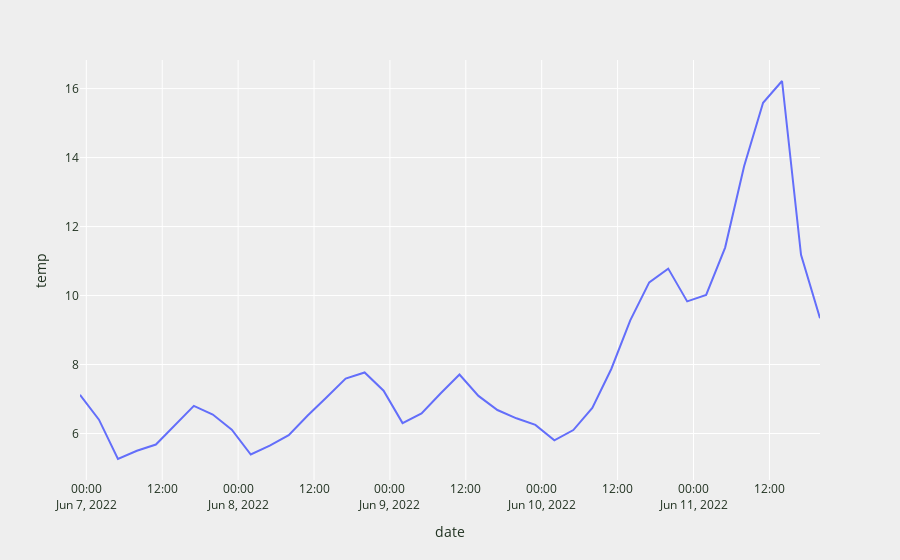

Notebook cell for this chart:
### Code cell
graph_meteo = px.line(df_meteo, x='date', y='temp')
graph_meteo.update_layout(
    plot_bgcolor=colors['background'],
    paper_bgcolor=colors['background'],
    font_color=colors['text']
)

### Figure 1 — Plotly figure (JSON) as saved in the notebook; plotly's stock layout.template omitted (floating-point values rounded to 4 significant figures)
{"data": [{"hovertemplate": "date=%{x}<br>temp=%{y}<extra></extra>", "legendgroup": "", "line": {"color": "#636efa", "dash": "solid"}, "marker": {"symbol": "circle"}, "mode": "lines", "name": "", "orientation": "v", "showlegend": false, "type": "scatter", "x": ["2022-06-06T23:00:00", "2022-06-07T02:00:00", "2022-06-07T05:00:00", "2022-06-07T08:00:00", "2022-06-07T11:00:00", "2022-06-07T14:00:00", "2022-06-07T17:00:00", "2022-06-07T20:00:00", "2022-06-07T23:00:00", "2022-06-08T02:00:00", "2022-06-08T05:00:00", "2022-06-08T08:00:00", "2022-06-08T11:00:00", "2022-06-08T14:00:00", "2022-06-08T17:00:00", "2022-06-08T20:00:00", "2022-06-08T23:00:00", "2022-06-09T02:00:00", "2022-06-09T05:00:00", "2022-06-09T08:00:00", "2022-06-09T11:00:00", "2022-06-09T14:00:00", "2022-06-09T17:00:00", "2022-06-09T20:00:00", "2022-06-09T23:00:00", "2022-06-10T02:00:00", "2022-06-10T05:00:00", "2022-06-10T08:00:00", "2022-06-10T11:00:00", "2022-06-10T14:00:00", "2022-06-10T17:00:00", "2022-06-10T20:00:00", "2022-06-10T23:00:00", "2022-06-11T02:00:00", "2022-06-11T05:00:00", "2022-06-11T08:00:00", "2022-06-11T11:00:00", "2022-06-11T14:00:00", "2022-06-11T17:00:00", "2022-06-11T20:00:00"], "xaxis": "x", "y": [7.12, 6.4, 5.26, 5.5, 5.68, 6.25, 6.8, 6.55, 6.11, 5.39, 5.65, 5.95, 6.52, 7.05, 7.59, 7.77, 7.24, 6.3, 6.58, 7.16, 7.71, 7.09, 6.68, 6.44, 6.25, 5.8, 6.1, 6.74, 7.87, 9.28, 10.38, 10.78, 9.83, 10.02, 11.39, 13.75, 15.59, 16.22, 11.18, 9.34], "yaxis": "y"}], "layout": {"font": {"color": "#223322"}, "legend": {"tracegroupgap": 0}, "margin": {"t": 60}, "paper_bgcolor": "#EEEEEE", "plot_bgcolor": "#EEEEEE", "xaxis": {"anchor": "y", "domain": [0, 1], "title": {"text": "date"}}, "yaxis": {"anchor": "x", "domain": [0, 1], "title": {"text": "temp"}}}}
